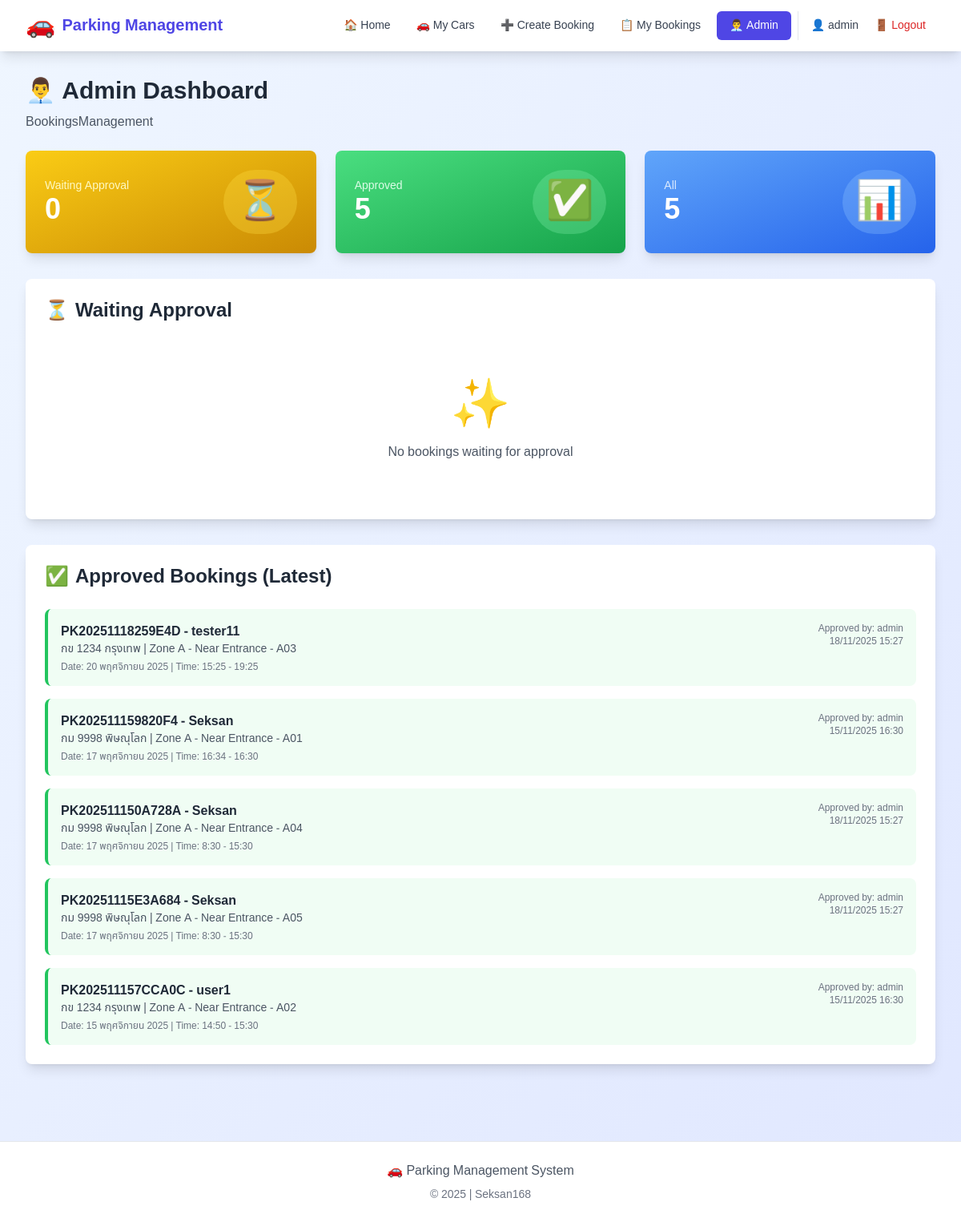
/admin-dashboard/ (signed in), run on the app's committed database.
### bookings/models.py (models this page shows, shortened)
class Booking(models.Model):
    STATUS_CHOICES = [
        ('WAITING', 'Waiting for Approval'),
        ('APPROVED', 'Approved'),
        ('REJECTED', 'Rejected'),
        ('CANCELLED', 'Cancelled'),
    ]
    booking_id = models.CharField(max_length=20, unique=True, editable=False, verbose_name='Booking ID')
    user = models.ForeignKey(User, on_delete=models.CASCADE, verbose_name='Booked By')
    user_car = models.ForeignKey(
        'UserCar', on_delete=models.SET_NULL,
        null=True, blank=True, verbose_name='Selected Car'
    )
    parking_spot = models.ForeignKey(
        ParkingSpot, on_delete=models.SET_NULL,
        null=True, blank=True, verbose_name='Parking Spot'
    )
    car_license = models.CharField(max_length=20, verbose_name='License Plate')
    car_model = models.CharField(max_length=100, verbose_name='Brand/Model')
    phone_number = models.CharField(max_length=15, verbose_name='Phone Number')
    booking_date = models.DateField(verbose_name='Booking Date')
    start_time = models.TimeField(verbose_name='Start Time')
    end_time = models.TimeField(verbose_name='End Time')
    status = models.CharField(
        max_length=10, choices=STATUS_CHOICES,
        default='WAITING', verbose_name='Status'
    )
    note = models.TextField(blank=True, verbose_name='Notes')
    created_at = models.DateTimeField(auto_now_add=True, verbose_name='Created At')
    updated_at = models.DateTimeField(auto_now=True, verbose_name='Updated At')
    approved_by = models.ForeignKey(
        User, on_delete=models.SET_NULL, null=True, blank=True,
        related_name='approved_bookings', verbose_name='Approved By'
    )
    approved_at = models.DateTimeField(null=True, blank=True, verbose_name='Approved At')
    class Meta:
        ordering = ['-created_at']
        verbose_name = 'Parking Booking'
        verbose_name_plural = 'Parking Bookings'

class ParkingSpot(models.Model):
    ZONE_CHOICES = [
        ('A', 'Zone A - Near Entrance'),
        ('B', 'Zone B - Middle Area'),
        ('C', 'Zone C - Back Area'),
    ]
    spot_number = models.CharField(max_length=10, unique=True, verbose_name='Spot Number')
    zone = models.CharField(max_length=1, choices=ZONE_CHOICES, verbose_name='Zone')
    is_available = models.BooleanField(default=True, verbose_name='Available')
    class Meta:
        ordering = ['zone', 'spot_number']
        verbose_name = 'Parking Spot'
        verbose_name_plural = 'Parking Spots'
    def __str__(self):
        return f"{self.get_zone_display()} - {self.spot_number}"

### bookings/views.py (the view)
# urls.py: path('admin-dashboard/', views.admin_dashboard, name='admin_dashboard'),
@user_passes_test(is_staff)
def admin_dashboard(request):
    waiting_bookings = Booking.objects.filter(status='WAITING')
    approved_bookings = Booking.objects.filter(status='APPROVED')
    all_bookings = Booking.objects.all()[:10]
    context = {
        'waiting_bookings': waiting_bookings,
        'approved_bookings': approved_bookings,
        'all_bookings': all_bookings,
        'waiting_count': waiting_bookings.count(),
    }
    return render(request, 'bookings/admin_dashboard.html', context)

### bookings/views.py (called while the page is built)
def is_staff(user):
    return user.is_staff

### bookings/templates/bookings/admin_dashboard.html (shortened to what this page needs)
{% extends 'bookings/base.html' %}
{% block content %}
<div class="mb-6">
    <h1 class="text-3xl font-bold text-gray-800 mb-2">👨‍💼 Admin Dashboard</h1>
    <p class="text-gray-600">BookingsManagement</p>
</div>
<div class="grid grid-cols-1 md:grid-cols-3 gap-6 mb-8">
    <div class="bg-gradient-to-br from-yellow-400 to-yellow-600 rounded-lg shadow-lg p-6 text-white">
        <div class="flex items-center justify-between">
            <div>
                <p class="text-yellow-100 text-sm font-medium">Waiting Approval</p>
                <p class="text-4xl font-bold">{{ waiting_count }}</p>
            </div>
            <div class="bg-yellow-300 bg-opacity-30 rounded-full p-4">
                <span class="text-5xl">⏳</span>
            </div>
        </div>
    </div>
    <div class="bg-gradient-to-br from-green-400 to-green-600 rounded-lg shadow-lg p-6 text-white">
        <div class="flex items-center justify-between">
            <div>
                <p class="text-green-100 text-sm font-medium">Approved</p>
                <p class="text-4xl font-bold">{{ approved_bookings.count }}</p>
            </div>
            <div class="bg-green-300 bg-opacity-30 rounded-full p-4">
                <span class="text-5xl">✅</span>
            </div>
        </div>
    </div>
    <div class="bg-gradient-to-br from-blue-400 to-blue-600 rounded-lg shadow-lg p-6 text-white">
        <div class="flex items-center justify-between">
            <div>
                <p class="text-blue-100 text-sm font-medium">All</p>
                <p class="text-4xl font-bold">{{ all_bookings.count }}</p>
            </div>
            <div class="bg-blue-300 bg-opacity-30 rounded-full p-4">
                <span class="text-5xl">📊</span>
            </div>
        </div>
    </div>
</div>
<div class="bg-white rounded-lg shadow-lg p-6 mb-8">
    <h2 class="text-2xl font-bold text-gray-800 mb-6 flex items-center">
        <span class="mr-2">⏳</span> Waiting Approval
    </h2>
    {% if waiting_bookings %}
        <div class="overflow-x-auto">
            <table class="min-w-full divide-y divide-gray-200">
                <thead class="bg-gray-50">
                    <tr>
                        <th class="px-6 py-3 text-left text-xs font-medium text-gray-500 uppercase tracking-wider">Booking ID</th>
                        <th class="px-6 py-3 text-left text-xs font-medium text-gray-500 uppercase tracking-wider">User</th>
                        <th class="px-6 py-3 text-left text-xs font-medium text-gray-500 uppercase tracking-wider">Car License</th>
                        <th class="px-6 py-3 text-left text-xs font-medium text-gray-500 uppercase tracking-wider">Date</th>
                        <th class="px-6 py-3 text-left text-xs font-medium text-gray-500 uppercase tracking-wider">Time</th>
                        <th class="px-6 py-3 text-left text-xs font-medium text-gray-500 uppercase tracking-wider">Actions</th>
                    </tr>
                </thead>
                <tbody class="bg-white divide-y divide-gray-200">
                    {% for booking in waiting_bookings %}
                        <tr class="hover:bg-gray-50">
                            <td class="px-6 py-4 whitespace-nowrap">
                                <span class="font-mono text-sm font-semibold text-indigo-600">{{ booking.booking_id }}</span>
                            </td>
                            <td class="px-6 py-4 whitespace-nowrap">
                                <div class="flex items-center">
                                    <span class="text-2xl mr-2">👤</span>
                                    <span class="text-sm font-medium text-gray-900">{{ booking.user.username }}</span>
                                </div>
                            </td>
                            <td class="px-6 py-4 whitespace-nowrap">
                                <div>
                                    <div class="text-sm font-semibold text-gray-900">{{ booking.car_license }}</div>
                                    <div class="text-sm text-gray-500">{{ booking.car_model }}</div>
                                </div>
                            </td>
                            <td class="px-6 py-4 whitespace-nowrap text-sm text-gray-900">
                                {{ booking.booking_date }}
                            </td>
                            <td class="px-6 py-4 whitespace-nowrap text-sm text-gray-900">
                                {{ booking.start_time }} - {{ booking.end_time }}
                            </td>
                            <td class="px-6 py-4 whitespace-nowrap text-sm font-medium">
                                <div class="flex space-x-2">
                                    <a href="{% url 'approve_booking' booking.id %}"
                                       class="bg-green-600 text-white px-4 py-2 rounded-lg hover:bg-green-700 transition-colors duration-200"
                                       onclick="return confirm('Confirm approval of this booking?')">
                                        ✅ Approve
                                    </a>
                                    <a href="{% url 'reject_booking' booking.id %}"
                                       class="bg-red-600 text-white px-4 py-2 rounded-lg hover:bg-red-700 transition-colors duration-200"
                                       onclick="return confirm('Confirm rejection of this booking?')">
                                        ❌ Reject
                                    </a>
                                </div>
                            </td>
                        </tr>
                    {% endfor %}
                </tbody>
            </table>
        </div>
    {% else %}
        <div class="text-center py-12">
            <div class="text-6xl mb-4">✨</div>
            <p class="text-gray-600">No bookings waiting for approval</p>
        </div>
    {% endif %}
</div>
<div class="bg-white rounded-lg shadow-lg p-6">
    <h2 class="text-2xl font-bold text-gray-800 mb-6 flex items-center">
        <span class="mr-2">✅</span> Approved Bookings (Latest)
    </h2>
    {% if approved_bookings %}
        <div class="space-y-4">
            {% for booking in approved_bookings|slice:":5" %}
                <div class="border-l-4 border-green-500 bg-green-50 p-4 rounded-lg">
                    <div class="flex justify-between items-start">
                        <div>
                            <p class="font-semibold text-gray-800">{{ booking.booking_id }} - {{ booking.user.username }}</p>
                            <p class="text-sm text-gray-600">{{ booking.car_license }} | {{ booking.parking_spot }}</p>
                            <p class="text-xs text-gray-500 mt-1">Date: {{ booking.booking_date }} | Time: {{ booking.start_time }} - {{ booking.end_time }}</p>
                        </div>
                        <div class="text-right">
                            <p class="text-xs text-gray-500">Approved by: {{ booking.approved_by.username }}</p>
                            <p class="text-xs text-gray-500">{{ booking.approved_at|date:"d/m/Y H:i" }}</p>
                        </div>
                    </div>
                </div>
            {% endfor %}
        </div>
    {% else %}
        <div class="text-center py-8">
            <p class="text-gray-600">No approved bookings yet</p>
        </div>
    {% endif %}
</div>
{% endblock %}

### bookings/templates/bookings/base.html (shortened to what this page needs)
<!DOCTYPE html>
<html lang="th">
  <head>
    <script src="https://cdn.tailwindcss.com"></script>
  </head>
  <body class="bg-gradient-to-br from-blue-50 to-indigo-100 min-h-screen">
    <nav class="bg-white shadow-lg sticky top-0 z-50">
      <div class="max-w-7xl mx-auto px-4 sm:px-6 lg:px-8">
        <div class="flex justify-between h-16">
          <div class="flex items-center">
            <a href="{% url 'home' %}" class="flex items-center space-x-2">
              <span class="text-2xl sm:text-3xl">🚗</span>
              <span
                class="text-lg sm:text-xl font-bold text-indigo-600 truncate max-w-[150px] sm:max-w-none"
              >
                Parking Management
              </span>
            </a>
          </div>
          <div class="hidden lg:flex items-center space-x-2 xl:space-x-4">
            {% if user.is_authenticated %}
            <a
              href="{% url 'home' %}"
              class="nav-link text-gray-700 hover:text-indigo-600 hover:bg-indigo-50 px-3 py-2 rounded-md text-sm font-medium"
            >
              🏠 Home
            </a>
            <a
              href="{% url 'my_cars' %}"
              class="nav-link text-gray-700 hover:text-indigo-600 hover:bg-indigo-50 px-3 py-2 rounded-md text-sm font-medium"
            >
              🚗 My Cars
            </a>
            <a
              href="{% url 'create_booking' %}"
              class="nav-link text-gray-700 hover:text-indigo-600 hover:bg-indigo-50 px-3 py-2 rounded-md text-sm font-medium"
            >
              ➕ Create Booking
            </a>
            <a
              href="{% url 'my_bookings' %}"
              class="nav-link text-gray-700 hover:text-indigo-600 hover:bg-indigo-50 px-3 py-2 rounded-md text-sm font-medium"
            >
              📋 My Bookings
            </a>
            {% if user.is_staff %}
            <a
              href="{% url 'admin_dashboard' %}"
              class="nav-link bg-indigo-600 text-white px-4 py-2 rounded-md text-sm font-medium hover:bg-indigo-700"
            >
              👨‍💼 Admin
            </a>
            {% endif %}
            <div class="flex items-center space-x-2 border-l pl-4">
              <span class="text-gray-700 text-sm">👤 {{ user.username }}</span>
              <a
                href="{% url 'logout' %}"
                class="nav-link text-red-600 hover:text-red-700 hover:bg-red-50 px-3 py-2 rounded-md text-sm font-medium"
              >
                🚪 Logout
              </a>
            </div>
            {% endif %}
          </div>
        </div>
      </div>
    </nav>
    <main class="max-w-7xl mx-auto px-4 sm:px-6 lg:px-8 py-6 sm:py-8">
      {% block content %}{% endblock %}
    </main>
    <footer class="bg-white mt-12 sm:mt-16 py-6 border-t">
      <div class="max-w-7xl mx-auto px-4 sm:px-6 lg:px-8">
        <div class="text-center text-gray-600 text-sm sm:text-base">
          <p class="mb-2">🚗 Parking Management System</p>
          <p class="text-xs sm:text-sm text-gray-500">
            &copy; 2025 | Seksan168
          </p>
        </div>
      </div>
    </footer>
  </body>
</html>

### bookings/templates/bookings/base.html (style rules this page uses)
body { font-family: "Noto Sans Thai", sans-serif; }
.nav-link { transition: all 0.3s ease; }

### data on the page
Booking: booking_id "PK20251118259E4D", user.username "tester11", car_license "กข 1234 กรุงเทพ", parking_spot "Zone A - Near Entrance - A03", booking_date "20 พฤศจิกายน 2025", start_time "15:25", end_time "19:25", approved_by.username "admin", approved_at "18/11/2025 15:27"
Booking: booking_id "PK202511159820F4", user.username "Seksan", car_license "กม 9998 พิษณุโลก", parking_spot "Zone A - Near Entrance - A01", booking_date "17 พฤศจิกายน 2025", start_time "16:34", end_time "16:30", approved_by.username "admin", approved_at "15/11/2025 16:30"
Booking: booking_id "PK202511150A728A", user.username "Seksan", car_license "กม 9998 พิษณุโลก", parking_spot "Zone A - Near Entrance - A04", booking_date "17 พฤศจิกายน 2025", start_time "8:30", end_time "15:30", approved_by.username "admin", approved_at "18/11/2025 15:27"
Booking: booking_id "PK20251115E3A684", user.username "Seksan", car_license "กม 9998 พิษณุโลก", parking_spot "Zone A - Near Entrance - A05", booking_date "17 พฤศจิกายน 2025", start_time "8:30", end_time "15:30", approved_by.username "admin", approved_at "18/11/2025 15:27"
Booking: booking_id "PK202511157CCA0C", user.username "user1", car_license "กข 1234 กรุงเทพ", parking_spot "Zone A - Near Entrance - A02", booking_date "15 พฤศจิกายน 2025", start_time "14:50", end_time "15:30", approved_by.username "admin", approved_at "15/11/2025 16:30"

### other printed values
{{ user.username }} "admin"
{{ waiting_count }} "0"
{{ approved_bookings.count }} "5"
{{ all_bookings.count }} "5"
